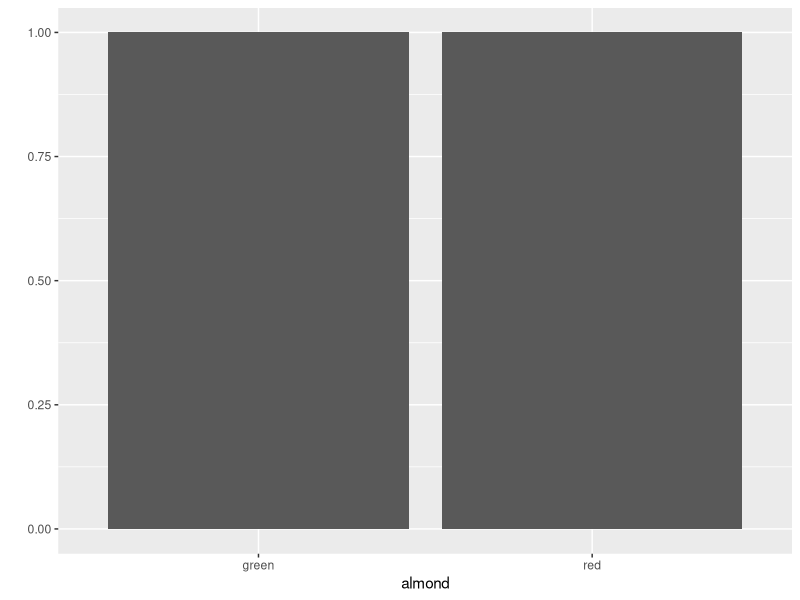
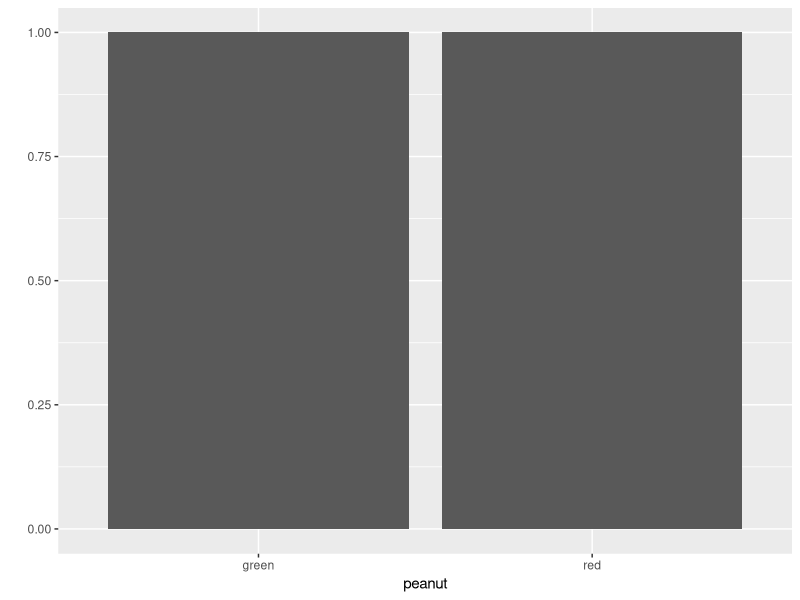

Recreate these plots in R, in order.
## ---- chunk 1
library(data.table)

apples <- c('red', 'green')
butters <- c('peanut', 'almond')

DT <- CJ(apples, butters)
## ---- chunk 2
DT[, print(.BY), by = butters]

DT[, print(.BY), by = apples]
## ---- chunk 3
library(ggplot2)

DT[, {print(qplot(apples, xlab = .BY[[1]])); 1}, by = butters]
## ---- chunk 4
knitr::include_url('https://slides.robitalec.ca/intro-data-table.html')
